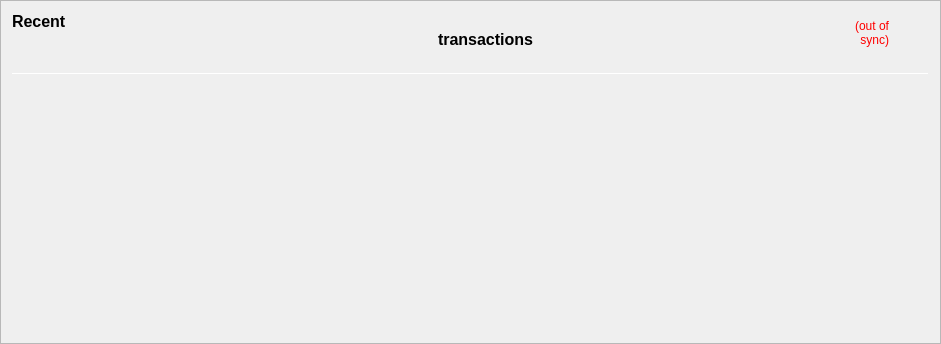
                                                                <widget class="QFrame" name="frame_RecentTransactions">
                                                                    <property name="minimumSize">
                                                                        <size>
                                                                            <width>0</width>
                                                                            <height>0</height>
                                                                        </size>
                                                                    </property>
                                                                    <property name="frameShape">
                                                                        <enum>QFrame::StyledPanel</enum>
                                                                    </property>
                                                                    <property name="frameShadow">
                                                                        <enum>QFrame::Raised</enum>
                                                                    </property>
                                                                    <layout class="QVBoxLayout" name="verticalLayout_1"
                                                                            stretch="0,0,0,0,0">
                                                                        <item>
                                                                            <layout class="QHBoxLayout"
                                                                                    name="horizontalLayout_2">
                                                                                <item>
                                                                                    <widget class="QLabel"
                                                                                            name="label_4">
                                                                                        <property name="minimumSize">
                                                                                            <size>
                                                                                                <width>0</width>
                                                                                                <height>20</height>
                                                                                            </size>
                                                                                        </property>
                                                                                        <property name="font">
                                                                                            <font>
                                                                                                <pointsize>12
                                                                                                </pointsize>
                                                                                                <weight>75</weight>
                                                                                                <bold>true</bold>
                                                                                            </font>
                                                                                        </property>
                                                                                        <property name="text">
                                                                                            <string>Recent
                                                                                                transactions
                                                                                            </string>
                                                                                        </property>
                                                                                    </widget>
                                                                                </item>
                                                                                <item>
                                                                                    <widget class="QLabel"
                                                                                            name="labelTransactionsStatus">
                                                                                        <property name="cursor">
                                                                                            <cursorShape>
                                                                                                WhatsThisCursor
                                                                                            </cursorShape>
                                                                                        </property>
                                                                                        <property name="toolTip">
                                                                                            <string>The displayed
                                                                                                information may be out
                                                                                                of date. Your wallet
                                                                                                automatically
                                                                                                synchronizes with the
                                                                                                PIVX network after a
                                                                                                connection is
                                                                                                established, but this
                                                                                                process has not
                                                                                                completed yet.
                                                                                            </string>
                                                                                        </property>
                                                                                        <property name="styleSheet">
                                                                                            <string notr="true">QLabel {
                                                                                                color: red; }
                                                                                            </string>
                                                                                        </property>
                                                                                        <property name="text">
                                                                                            <string notr="true">(out of
                                                                                                sync)
                                                                                            </string>
                                                                                        </property>
                                                                                        <property name="alignment">
                                                                                            <set>
                                                                                                Qt::AlignRight|Qt::AlignTrailing|Qt::AlignVCenter
                                                                                            </set>
                                                                                        </property>
                                                                                    </widget>
                                                                                </item>
                                                                                <item>
                                                                                    <spacer name="horizontalSpacer">
                                                                                        <property name="orientation">
                                                                                            <enum>Qt::Horizontal</enum>
                                                                                        </property>
                                                                                        <property name="sizeHint"
                                                                                                  stdset="0">
                                                                                            <size>
                                                                                                <width>40</width>
                                                                                                <height>20</height>
                                                                                            </size>
                                                                                        </property>
                                                                                    </spacer>
                                                                                </item>
                                                                            </layout>
                                                                        </item>
                                                                        <item>
                                                                            <widget class="Line" name="line">
                                                                                <property name="minimumSize">
                                                                                    <size>
                                                                                        <width>0</width>
                                                                                        <height>1</height>
                                                                                    </size>
                                                                                </property>
                                                                                <property name="maximumSize">
                                                                                    <size>
                                                                                        <width>16777215</width>
                                                                                        <height>1</height>
                                                                                    </size>
                                                                                </property>
                                                                                <property name="orientation">
                                                                                    <enum>Qt::Horizontal</enum>
                                                                                </property>
                                                                            </widget>
                                                                        </item>
                                                                        <item>
                                                                            <widget class="QListView"
                                                                                    name="listTransactions">
                                                                                <property name="minimumSize">
                                                                                    <size>
                                                                                        <width>0</width>
                                                                                        <height>0</height>
                                                                                    </size>
                                                                                </property>
                                                                                <property name="styleSheet">
                                                                                    <string notr="true">QListView {
                                                                                        background: transparent; }
                                                                                    </string>
                                                                                </property>
                                                                                <property name="frameShape">
                                                                                    <enum>QFrame::NoFrame</enum>
                                                                                </property>
                                                                                <property
                                                                                        name="verticalScrollBarPolicy">
                                                                                    <enum>Qt::ScrollBarAlwaysOff</enum>
                                                                                </property>
                                                                                <property
                                                                                        name="horizontalScrollBarPolicy">
                                                                                    <enum>Qt::ScrollBarAlwaysOff</enum>
                                                                                </property>
                                                                                <property name="selectionMode">
                                                                                    <enum>
                                                                                        QAbstractItemView::NoSelection
                                                                                    </enum>
                                                                                </property>
                                                                            </widget>
                                                                        </item>
                                                                        <item>
                                                                            <spacer name="verticalSpacer_2">
                                                                                <property name="orientation">
                                                                                    <enum>Qt::Vertical</enum>
                                                                                </property>
                                                                                <property name="sizeType">
                                                                                    <enum>QSizePolicy::Expanding</enum>
                                                                                </property>
                                                                                <property name="sizeHint" stdset="0">
                                                                                    <size>
                                                                                        <width>20</width>
                                                                                        <height>40</height>
                                                                                    </size>
                                                                                </property>
                                                                            </spacer>
                                                                        </item>
                                                                        <item>
                                                                            <widget class="QLabel" name="labelAlerts">
                                                                                <property name="maximumSize">
                                                                                    <size>
                                                                                        <width>16777215</width>
                                                                                        <height>16777215</height>
                                                                                    </size>
                                                                                </property>
                                                                                <property name="styleSheet">
                                                                                    <string notr="true">
                                                                                        background-color:
                                                                                        qlineargradient(x1: 0, y1: 0,
                                                                                        x2: 1, y2: 0, stop:0 #F0D0A0,
                                                                                        stop:1 #F8D488); color:#000000;
                                                                                    </string>
                                                                                </property>
                                                                                <property name="text">
                                                                                    <string/>
                                                                                </property>
                                                                                <property name="wordWrap">
                                                                                    <bool>true</bool>
                                                                                </property>
                                                                                <property name="margin">
                                                                                    <number>3</number>
                                                                                </property>
                                                                            </widget>
                                                                        </item>
                                                                    </layout>
                                                                </widget>
